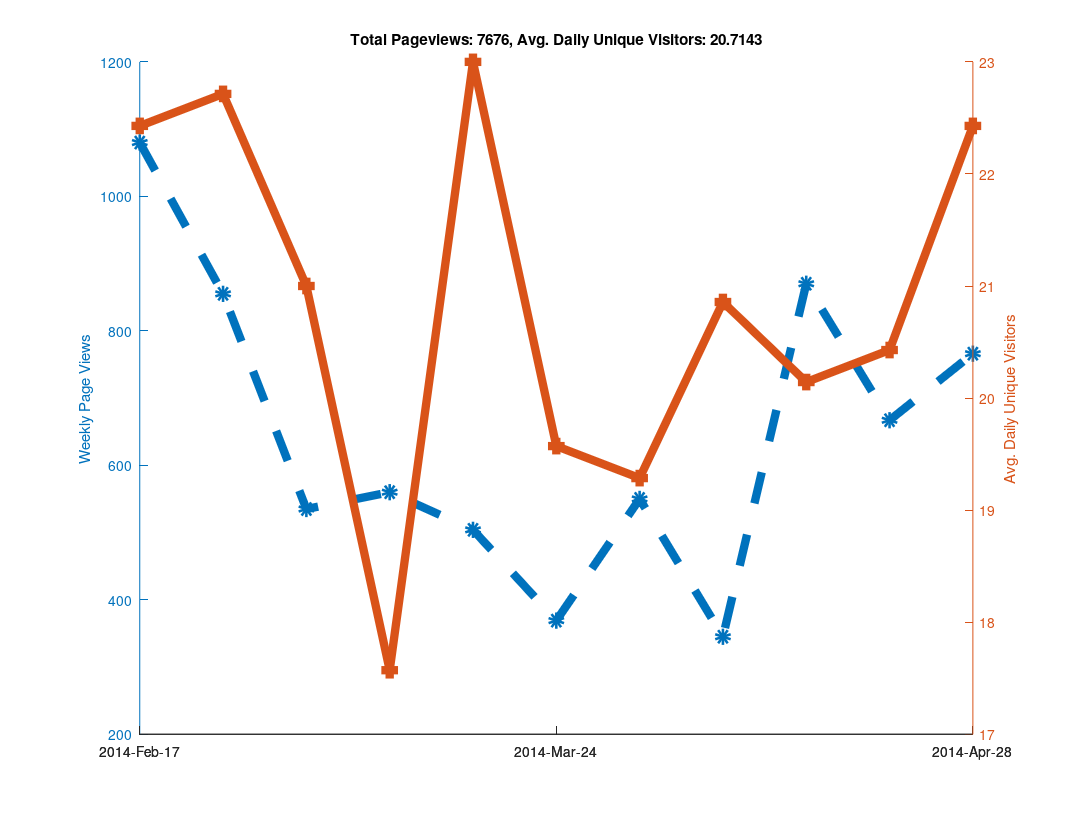

Reproduce this figure in MATLAB.
clear all

% Github has a "traffic" page now, but it doesn't seem like you can
% put in an arbitrary date range?  When I looked at it, it showed the
% numbers of unique visitors and views for the last two weeks only...
% So as long as I check back at least once every two weeks I can keep
% a record of it?  Great...

% https://github.com/libMesh/libmesh/graphs/traffic

% Date, Views, Unique Visitors
data = {
    '2014-Feb-17', 274, 25
    '2014-Feb-18', 145, 30
    '2014-Feb-19', 129, 27
    '2014-Feb-20', 202, 24
    '2014-Feb-21', 240, 22
    '2014-Feb-22', 62,  17
    '2014-Feb-23', 28,  12
    '2014-Feb-24', 217, 19
    '2014-Feb-25', 90,  25
    '2014-Feb-26', 189, 36
    '2014-Feb-27', 112, 26
    '2014-Feb-28', 81,  20
    '2014-Mar-01', 113, 17
    '2014-Mar-02', 53,  16
    '2014-Mar-03', 41,  21
    '2014-Mar-04', 144, 35
    '2014-Mar-05', 51,  20
    '2014-Mar-06', 157, 25
    '2014-Mar-07', 50,  22
    '2014-Mar-08', 50,  11
    '2014-Mar-09', 42,  13
    '2014-Mar-10', 61,  16
    '2014-Mar-11', 27,  16
    '2014-Mar-12', 111, 20
    '2014-Mar-13', 66,  20
    '2014-Mar-14', 223, 25
    '2014-Mar-15', 46,   9
    '2014-Mar-16', 26,  17
    '2014-Mar-17', 80,  29
    '2014-Mar-18', 59,  30
    '2014-Mar-19', 85,  31
    '2014-Mar-20', 122, 18
    '2014-Mar-21', 61,  21
    '2014-Mar-22', 33,  18
    '2014-Mar-23', 64,  14
    '2014-Mar-24', 95,  24
    '2014-Mar-25', 75,  28
    '2014-Mar-26', 49,  18
    '2014-Mar-27', 57,  24
    '2014-Mar-28', 33,  16
    '2014-Mar-29', 41,  16
    '2014-Mar-30', 19,  11
    '2014-Mar-31', 52,  12
    '2014-Apr-01', 120, 21
    '2014-Apr-02', 68,  23
    '2014-Apr-03', 98,  28
    '2014-Apr-04', 77,  21
    '2014-Apr-05', 80,  15
    '2014-Apr-06', 55,  15
    '2014-Apr-07', 71,  31
    '2014-Apr-08', 84,  26
    '2014-Apr-09', 33,  18
    '2014-Apr-10', 32,  16
    '2014-Apr-11', 51,  20
    '2014-Apr-12', 25,  15
    '2014-Apr-13', 49,  20
    '2014-Apr-14', 120, 23
    '2014-Apr-15', 191, 27
    '2014-Apr-16', 219, 24
    '2014-Apr-17', 216, 30
    '2014-Apr-18', 63,  19
    '2014-Apr-19', 36,  11
    '2014-Apr-20', 25,   7
    '2014-Apr-21', 115, 24
    '2014-Apr-22', 128, 31
    '2014-Apr-23', 87,  25
    '2014-Apr-24', 108, 23
    '2014-Apr-25', 111, 20
    '2014-Apr-26', 89,   9
    '2014-Apr-27', 29,  11
    '2014-Apr-28', 177, 28
    '2014-Apr-29', 170, 27
    '2014-Apr-30', 183, 28
    '2014-May-01', 97,  25
    '2014-May-02', 64,  23
    '2014-May-03', 43,  12
    '2014-May-04', 32,  14
    '2014-May-05', 125, 28
    '2014-May-06', 68,  24
    '2014-May-07', 68,  19
    '2014-May-08', 114, 14
    '2014-May-09', 47,  20
    '2014-May-10', 139, 20
    '2014-May-11', 14,   9
    };

% length works like you would expect it to for cell arrays.
N=length(data);

% A cell array of strings holding just the dates
dates = {data{:,1}};

% Note the extra square brackets!  This seems to be required (at least
% in Octave) to catch the output of data{:,2} as an array.
views = [data{:,2}];
visitors = [data{:,3}];



% 1.) Make daily plot - You can do this, but it gets a bit hard to read

%% % Can't plot string data automatically?
%% x=linspace(1,N,N);
%%
%% % Only way to set linestyles with plotyy is after the fact, apparently.
%% % plotyy returns the axis handle first, followed by the two plot handles.
%% clf;
%% hold on;
%% [haxis, h1, h2] = plotyy(x, views, x, visitors);
%%
%% % Label the axes
%% ylabel (haxis(1), 'Daily Page Views');
%% ylabel (haxis(2), 'Daily Unique Visitors');
%%
%% % Totaling unique visitors doesn't really mean much...
%% title (['Total Pageviews: ', num2str(sum(views)), ', Avg. Daily Unique Visitors: ', num2str(mean(visitors))]);
%%
%% % Make thick lines - this looks better in PDF
%% set([h1, h2], 'linewidth', 6);
%%
%% % Turn on markers
%% set(h1, 'marker', 'o');
%% set(h2, 'marker', 's');
%%
%% % Set marker size
%% set([h1, h2], 'markersize', 6);
%%
%% % Make dashed line?  Aquaterm doesn't seem to properly display this, but it
%% % does work in the PDF!
%% set(h1, 'linestyle', '--');
%%
%% % Set the xticks and labels so that it shows dates instead of numbers.
%% xticksat = [1 length(x)];
%% set(haxis, 'xtick', xticksat);
%%
%% for i=1:length(xticksat)
%%   xtlabels{i} = data{xticksat(i), 1};
%% end
%% set(haxis, 'xticklabel', xtlabels);
%%
%% % Print to PDF
%% set (gcf, "paperposition", [0.25, 0.25, 10.75, 8.25]);
%% set (gcf, "papersize", [11, 8.5]);
%% set (gcf, "paperorientation", 'landscape');
%%
%% % Make a PDF of this plot.
%% print('-dpdf', 'github_traffic.pdf', '-FHelvetica:20');



% 2.) Make weekly plot - the data is naturally week-periodic
week_indexes = 1:7:N;

% Get total views and average unique viewers for each week
week_views = [];
week_visitors = [];
  for i=1:length(week_indexes)-1
  start = week_indexes(i);
  stop = week_indexes(i+1) - 1;
  week_views(end+1) = sum(views(start:stop));
  week_visitors(end+1) = mean(visitors(start:stop));
end

clf;
hold on;
x=linspace(1, length(week_views), length(week_views));
[haxis, h1, h2] = plotyy(x, week_views, x, week_visitors);

% Label the axes
ylabel (haxis(1), 'Weekly Page Views');
ylabel (haxis(2), 'Avg. Daily Unique Visitors');

% Totaling unique visitors doesn't really mean much...
title (['Total Pageviews: ', num2str(sum(views)), ', Avg. Daily Unique Visitors: ', num2str(mean(visitors))]);

% Make thick lines - this looks better in PDF
set([h1, h2], 'linewidth', 6);

% Turn on markers
set(h1, 'marker', 'o');
set(h2, 'marker', 's');

% Set marker size
set([h1, h2], 'markersize', 6);

% Make dashed line?  Aquaterm doesn't seem to properly display this, but it
% does work in the PDF!
set(h1, 'linestyle', '--');

% Set the xticks and labels so that it shows dates instead of numbers.
xticksat = [1 ceil(length(x)/2) length(x)];
set(haxis, 'xtick', xticksat);

for i=1:length(xticksat)
  xtlabels{i} = data{week_indexes(xticksat(i)), 1};
end
set(haxis, 'xticklabel', xtlabels);

% Print to PDF
set (gcf, "paperposition", [0.25, 0.25, 10.75, 8.25]);
set (gcf, "papersize", [11, 8.5]);
set (gcf, "paperorientation", 'landscape');

% Make a PDF of this plot.
print('-dpdf', 'weekly_github_traffic.pdf', '-FHelvetica:20');



% 3.) Make monthly plot - not enough data to be interesting yet...

%% month_intervals = {'2014-Feb-17', '2014-Mar-17', '2014-Apr-17'};
%%
%% % Numerical indexes of the month intervals
%% month_indexes = [];
%%
%% for i=1:length(month_intervals)
%%   % Calling 'strcmp' on a cell array of strings returns an array of 0s
%%   % and 1s, then 'find' returns the non-zero index.  The 'end' keyword
%%   % is used to append to the array.
%%   month_indexes(end+1) = find(strcmp(month_intervals{i}, dates));
%% end
%%
%% % Get total views and average unique viewers for each month
%% month_views = [];
%% month_visitors = [];
%%   for i=1:length(month_indexes)-1
%%   start = month_indexes(i);
%%   stop = month_indexes(i+1) - 1;
%%   month_views(end+1) = sum(views(start:stop));
%%   month_visitors(end+1) = mean(visitors(start:stop));
%% end
%%
%% clf;
%% hold on;
%% x=linspace(1, length(month_views), length(month_views));
%% [haxis, h1, h2] = plotyy(x, month_views, x, month_visitors);
